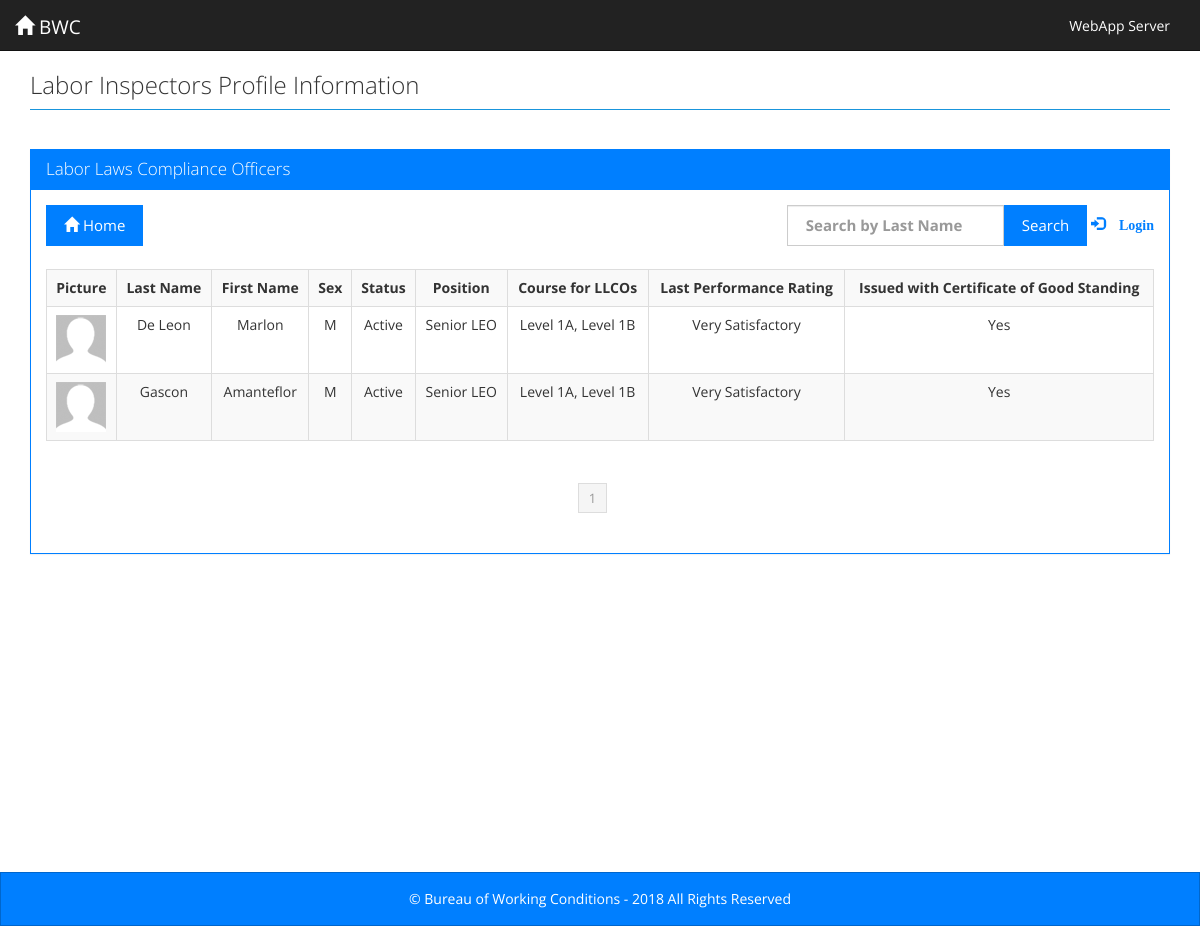
Page /llcoprofile/index_ro1.php on the committed database.
### tables this page shows
CREATE TABLE `tbl_contacts` (
  `contact_id` int(11) NOT NULL,
  `user_id` int(11) DEFAULT '0',
  `first_name` varchar(255) NOT NULL,
  `middle_name` varchar(255) NOT NULL,
  `last_name` varchar(255) NOT NULL,
  `sex` varchar(10) NOT NULL,
  `position` varchar(255) NOT NULL,
  `course` varchar(30) NOT NULL,
  `rating` varchar(30) NOT NULL,
  `cert` varchar(5) NOT NULL,
  `region` varchar(255) NOT NULL,
  `office_assgn` varchar(255) NOT NULL,
  `profession` text NOT NULL,
  `duties` text NOT NULL,
  `contact_no1` varchar(255) NOT NULL,
  `contact_no2` varchar(255) DEFAULT NULL,
  `email_address` varchar(255) NOT NULL,
  `status` varchar(50) NOT NULL COMMENT 'Status',
  `birthday` date NOT NULL,
  `profile_pic` varchar(255) DEFAULT NULL,
  `username` varchar(20) NOT NULL,
  `password` varchar(10) NOT NULL
);

### llcoprofile/index_ro1.php (the view, shortened to what this page needs)
<?php
include_once './config.php';
include './header.php';
if ($_SESSION['dbconn']) {
	if ($_SESSION['user']['username']){
		$loginbutton="<a href='logout.php'><span class='glyphicon glyphicon-log-out'><b> Logout</b></span></a>";
	}	else {
		$loginbutton="<a href='loginform.php'><span class='glyphicon glyphicon-log-in'><b> Login</b></span></a>";
	}
}
if (!(isset($_GET['pagenum']))) {
  $pagenum = 1;
} else {
  $pagenum = $_GET['pagenum'];
}
$page_limit = ($_GET["show"] <> "" && is_numeric($_GET["show"]) ) ? $_GET["show"] : 10;
try {
	$keyword = trim($_GET["keyword"]);
	if ($keyword <> ""){
    $sql = "SELECT * FROM tbl_contacts WHERE region = 'RO I' AND " . " (last_name LIKE :keyword) ORDER BY last_name ";
    $stmt = $DB->prepare($sql);
    $stmt->bindValue(":keyword", $keyword."%");
		}
  else {
    $sql = "SELECT * FROM tbl_contacts WHERE region = 'RO I' ORDER BY last_name ";
    $stmt = $DB->prepare($sql);
  }
  $stmt->execute();
  $total_count = count($stmt->fetchAll());
  $last = ceil($total_count / $page_limit);
  $lower_limit = ($pagenum - 1) * $page_limit;
  $lower_limit = ($lower_limit < 0) ? 0 : $lower_limit;
  $sql2 = $sql . " limit " . ($lower_limit) . " ,  " . ($page_limit) . " ";
  $stmt = $DB->prepare($sql2);
  $stmt->execute();
  $results = $stmt->fetchAll();
}
  catch (Exception $ex) {
  echo $ex->getMessage();
  }
?>
<div class="row">
<br>
  <div class="panel panel-primary">
    <div class="panel-heading">
      <h3 class="panel-title">Labor Laws Compliance Officers</h3>
    </div>
<div class="panel-body">
<div class="col-lg-12" style="padding-left: 0; padding-right: 0;" >
	  <div class="pull-left"><a href="index_ro1.php"><button class="btn btn-primary"><span class="glyphicon glyphicon-home"></span> Home</button></a>
	  </div>
	<form action="index_ro1.php" method="get" >
        <div class="pull-right"style="padding-left: 0;">
          <span class="pull-left">
            <label class="col-lg-12 control-label" for="keyword" style="padding-right: 0;">
              <input type="text" value="<?php echo $_GET["keyword"]; ?>" placeholder="Search by Last Name" id="" class="form-control" name="keyword" style="height: 41px;">
            </label>
          </span>
			<button class="btn btn-primary">Search</button>
			<?php echo $loginbutton;?>
		</div>
	</form>
</div>
<div class="clearfix"></div>
<?php if (count($results) > 0) { ?>
        <div class="table-responsive">
		<br>
          <table class="table table-striped table-hover table-bordered ">
            <tbody>
			<tr>
				<th>Picture</th>
				<th>Last Name</th>
                <th>First Name</th>
				<th>Sex</th>
				<th>Status</th>
				<th>Position</th>
				<th>Course for LLCOs</th>
				<th>Last Performance Rating</th>
				<th>Issued with Certificate of Good Standing</th>
             </tr>
<?php foreach ($results as $res) { ?>
                <tr>
				  <td style="text-align: center;">
                <?php $pic = ($res["profile_pic"] <> "" ) ? $res["profile_pic"] : "no_avatar.png" ?>
                    <a href="profile_pics/<?php echo $pic ?>" target="_blank"><img src="profile_pics/<?php echo $pic ?>" alt="" width="50" height="50" ></a>
                  </td>
				  <td><?php echo $res["last_name"]; ?></td>
				  <td><?php echo $res["first_name"]; ?></td>
                  <td><?php echo $res["sex"]; ?></td>
				  <td><?php echo $res["status"]; ?></td>
				  <td><?php echo $res["position"]; ?></td>
				  <td><?php echo $res["course"];?></td>
				  <td><?php echo $res["rating"];?></td>
				  <td><?php echo $res["cert"];?></td>
			   </tr>
<?php } ?>
	     </tbody></table>
        </div>
  <div class="col-lg-12 center">
  <ul class="pagination pagination-sm">
  <?php
  for ($i = 1; $i <= $last; $i++) {
    if ($i == $pagenum) {
      ?>
                <li class="active"><a href="javascript:void(0);" ><?php echo $i ?></a></li>
                <?php } else { ?>
                <li><a href="index_ro1.php?pagenum=<?php echo $i; ?>&keyword=<?php echo $_GET["keyword"]; ?>" class="links"  onclick="displayRecords('<?php echo $page_limit; ?>', '<?php echo $i; ?>');" ><?php echo $i ?></a></li>
                <?php }      } ?>
   </ul>
   </div>
        <?php } else { ?>
        <div class="well well-lg">No contacts found.</div>
<?php } ?>
    </div>
  </div>
</div>
     <?php include './footer.php'; ?>

### llcoprofile/header.php (shortened to what this page needs)
<!DOCTYPE html>
<html lang="en">
  <head>
    <link href="bootstrap/css/bootstrap.min.css" rel="stylesheet">
    <link href="style.css" rel="stylesheet">
  </head>
  <body>
    <div class="navbar navbar-default navbar-static-top" role="navigation">
      <div class="container-fluid">
        <div class="navbar-header">
          <a class="navbar-brand" href="http://bwc.dole.gov.ph" target="_blank"><span class="glyphicon glyphicon-home"></span> BWC</a>
        </div>
        <div class="collapse navbar-collapse pull-right" id="bs-example-navbar-collapse-1" >
          <ul class="nav navbar-nav">
			<li><a href="https://nmgdev.com/uat/llcs/mis/">WebApp Server</a></li>
          </ul>
        </div>
      </div>
    </div>
    <div class="container mainbody">
      <div class="page-header">
        <h1>Labor Inspectors Profile Information</h1>
      </div>

### llcoprofile/footer.php (shortened to what this page needs)
</div>
    <footer>
      <div class="navbar navbar-inverse footer">
        <div class="container-fluid">
          <div class="copyright">
            <a href="http://bwc.dole.gov.ph" target="_blank">&copy; Bureau of Working Conditions - <?php echo date("Y"); ?></a> All Rights Reserved
          </div>
        </div>
      </div>
    </footer>
  </body>
</html>

### llcoprofile/style.css (style rules this page uses)
html, body { height: 100%; }
body { font-size: 14px; line-height: 18px; }
.mainbody { padding-bottom: 50px; min-height: 100%;overflow:hidden; }
.mainbody .row { margin: 0px; }
.page-header { margin-top: 0px; border-bottom: 1px solid #1995DC; padding-bottom: 0px; }
.page-header h1 { margin-top: 0px; font-size: 24px; }
.panel-body { width: 100%; margin: 0 auto; }
.col-lg-12 { padding-left: 0; }
.table-bordered > thead > tr > th, .table-bordered > tbody > tr > th, .table-bordered > tfoot > tr > th, .table-bordered > thead > tr > td, .table-bordered > tbody > tr > td, .table-bordered > tfoot > tr > td { text-align: center; }
.center { float:none; margin: 0 auto; text-align: center; }
.footer { margin:0; padding: 17px 0; border-radius: 0px; height: auto; }
.copyright { color: #fff; text-align: center; }
.copyright a { color: #fff; }

### rows in the picture
tbl_contacts: last_name "De Leon", first_name "Marlon", sex "M", status "Active", position "Senior LEO", course "Level 1A, Level 1B", rating "Very Satisfactory", cert "Yes"
tbl_contacts: last_name "Gascon", first_name "Amanteflor", sex "M", status "Active", position "Senior LEO", course "Level 1A, Level 1B", rating "Very Satisfactory", cert "Yes"
